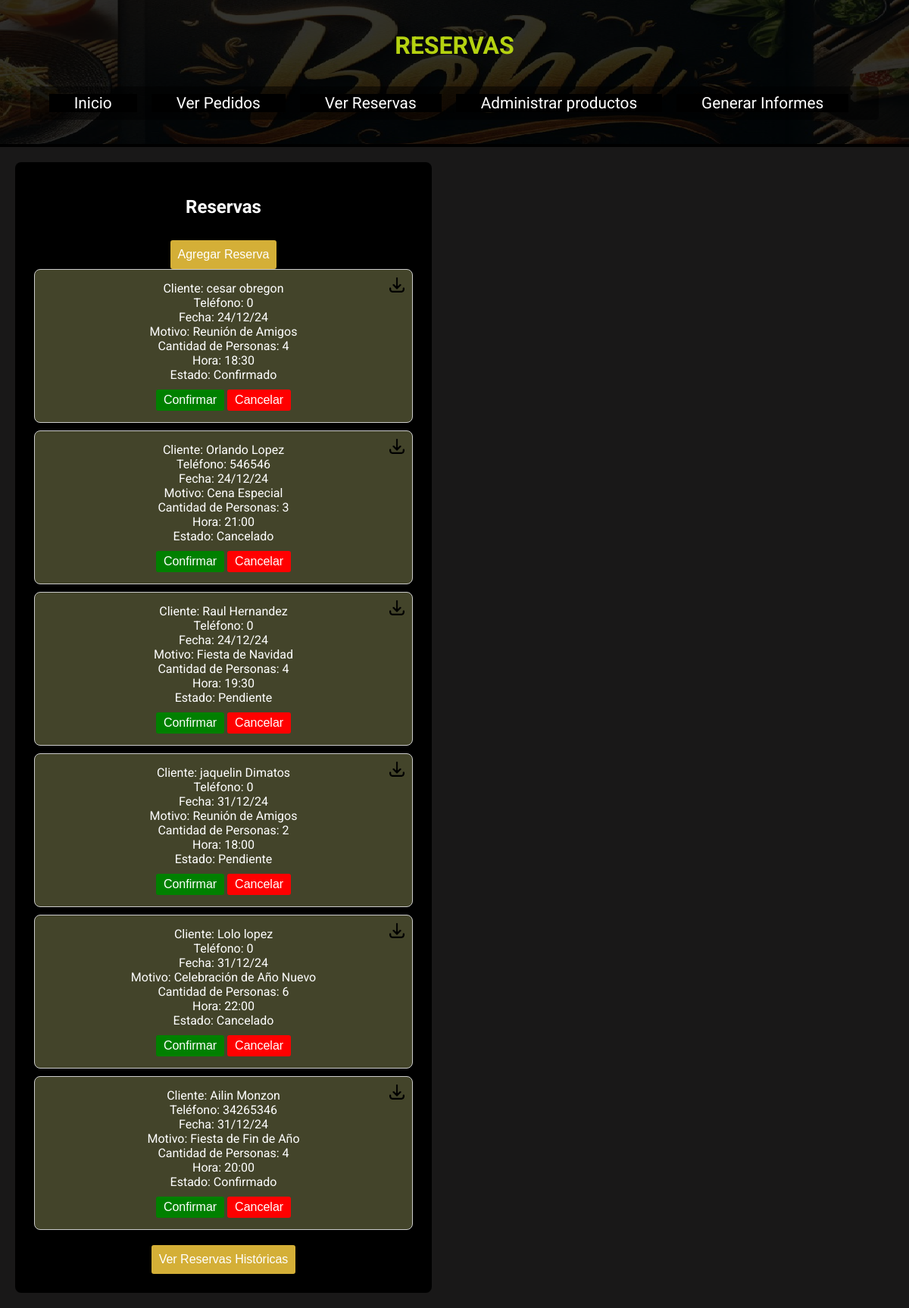
The page /vista_reserva.php on the database its author committed.
### tables this page shows
CREATE TABLE `reservas` (
  `id_reserva` int(11) NOT NULL,
  `id_cliente` int(11) NOT NULL,
  `cantidad_personas` varchar(11) NOT NULL,
  `fecha` date NOT NULL,
  `motivo` text NOT NULL,
  `estado` varchar(50) NOT NULL,
  `hora` time NOT NULL,
  `mesa_asignada` int(11) NOT NULL,
  `archivada` tinyint(4) NOT NULL
);

CREATE TABLE `clientes` (
  `id_cliente` int(11) NOT NULL,
  `nombre` varchar(30) NOT NULL,
  `apellido` varchar(30) NOT NULL,
  `email` varchar(30) NOT NULL,
  `clave` varchar(30) NOT NULL,
  `direccion` varchar(30) NOT NULL,
  `telefono` varchar(30) DEFAULT NULL
);

### reserva.php (called while the page is built, shortened)
<?php
class Reserva {
    private $conexion;
    public function __construct($conexion) {
        $this->conexion = $conexion;
    }
    public function obtenerReservasPosteriores($fechaActual) {
        $query = "
            SELECT
                r.id_reserva, r.fecha, r.motivo, r.cantidad_personas, r.hora, r.estado,
                c.nombre, c.apellido, c.telefono
            FROM
                reservas r
            JOIN
                clientes c
            ON
                r.id_cliente = c.id_cliente
            WHERE
                r.fecha >= :fechaActual AND r.archivada = 0
            GROUP BY
                r.id_reserva DESC";
        $stmt = $this->conexion->prepare($query);
        $stmt->bindParam(':fechaActual', $fechaActual);
        $stmt->execute();
        return $stmt->fetchAll(PDO::FETCH_ASSOC);
    }
}
?>

### vista_reserva.php (the view, shortened to what this page needs)
<?php
require_once 'reserva.php';
$conexion = new Conexion();
$reservaModel = new Reserva($conexion);
$fechaActual = date('Y-m-d');
$reservas = $reservaModel->obtenerReservasPosteriores($fechaActual);
?>
<!DOCTYPE html>
<html lang="es">
<head>
    <link rel="stylesheet" href="css/style.css">
    <link rel="stylesheet" href="css/calendario.css">
    <link href='https://cdn.jsdelivr.net/npm/fullcalendar@5.11.0/main.min.css' rel='stylesheet' />
</head>
<body>
<header id="banner-container">
    <img src="Images/bannner.png" alt="Banner de Boha Restaurante" id="banner">
    <h1>RESERVAS</h1>
    <nav>
        <ul>
            <li><a href="index.php">Inicio</a></li>
            <li><a href="pedidos.php">Ver Pedidos</a></li>
            <li><a href="vista_reserva.php">Ver Reservas</a></li>
            <li><a href="administrarMenu.php">Administrar productos</a></li>
            <li><a href="informes.html">Generar Informes</a></li>
        </ul>
    </nav>
</header>
<div class="contenedor">
    <div class="lista-reservas">
        <h2>Reservas</h2>
        <button class="btn" onclick="abrirModal()">Agregar Reserva</button>
        <?php if (!empty($reservas) ): ?>
            <?php foreach ($reservas as $reserva): ?>
                <div class="reserva-item">
                    <div>
                    <a href="reservas_historicas.php?id_reserva=<?php echo htmlspecialchars($reserva['id_reserva']); ?>" class="archivar-btn">
                            <img src='Images/archivar.ico' alt='Archivar' class='icono-archivar'>
                        </a>
                        <p>Cliente: <?php echo $reserva['nombre'] . ' ' . $reserva['apellido']; ?></p>
                        <p>Teléfono: <?php echo $reserva['telefono']; ?></p>
                        <p>Fecha: <?php echo date("d/m/y", strtotime($reserva['fecha'])); ?></p>
                        <p>Motivo: <?php echo ucfirst($reserva['motivo']); ?></p>
                        <p>Cantidad de Personas: <?php echo $reserva['cantidad_personas']; ?></p>
                        <p>Hora: <?php echo date("H:i", strtotime($reserva['hora'])); ?></p>
                        <p>Estado: <?php echo ucfirst($reserva['estado']); ?></p>
                    </div>
                    <div class="botones">
                        <button class="confirmar" onclick="abrirModalConfirmacion(<?php echo $reserva['id_reserva']; ?>, 'confirmar')">Confirmar</button>
                        <button class="cancelar" onclick="abrirModalConfirmacion(<?php echo $reserva['id_reserva']; ?>, 'cancelar')">Cancelar</button>
                    </div>
                </div>
            <?php endforeach; ?>
        <?php else: ?>
            <p>No hay reservas disponibles.</p>
        <?php endif; ?>
        <button class="btn" onclick="abrirModalHistorico()">Ver Reservas Históricas</button>
    </div>
    <div id="calendar"></div>
</div>
</body>
</html>

### css/style.css (style rules this page uses)
body { font-family: 'Roboto', sans-serif; background-color: #000000; color: #ffffff; margin: 0; padding: 0; text-align: center; }
header { width: 100%; text-align: center; margin: 0; padding: 0; }
#banner-container { position: relative; text-align: center; color: white; }
#banner { width: 100%; height: 190px; opacity: 0.2; object-fit: cover; }
#banner-container h1 { position: absolute; top: 20%; left: 50%; transform: translate(-50%, -50%); font-size: 2,7em; color: #b5d211; }
nav { position: absolute; top: 70%; left: 50%; transform: translate(-50%, -50%); background-color: rgba(0, 0, 0, 0.5); padding: 10px 20px; border-radius: 5px; width: 90%; text-align: center; }
nav ul { list-style-type: none; margin: 0; padding: 0; overflow: hidden; }
nav ul li { display: inline; margin-right: 15px; }
nav ul li a { padding: 15px 15px; color: white; text-decoration: none; font-size: 1.3em; border: 13px solid black; border-radius: 13px; background-color: rgba(0, 0, 0, 0.7); }
.contenedor { display: flex; justify-content: space-around; padding: 20px; gap: 20px; background-color: rgb(25, 24, 24); }
nav ul li a { color: #fff; text-decoration: none; padding: 20px 20px; background-color: #000; border-radius: 8px; transition: background-color 0.3s; }
form input[type="submit"], button { background-color: #93939a; color: #3e3d3d; padding: 10px 20px; border: none; border-radius: 4px; cursor: pointer; margin-top: 10px; transition: background-color 0.3s; }

### css/calendario.css (style rules this page uses)
.confirmar { background-color: green; color: white; }
.cancelar { background-color: red; color: white; }
.lista-reservas { max-width: 500px; width: 700px; margin: 15 auto; padding: 25px; background-color: #000000; border-radius: 8px; }
.reserva-item { position: relative; padding: 15px; margin-bottom: 10px; background-color: #45462cf8; border: 1px solid #ccc; border-radius: 8px; }
.reserva-item p { margin: 0; }
.botones { display:block; gap: 10px; }
.confirmar, .cancelar { padding: 5px 10px; cursor: pointer; border: none; }
input[type="submit"], button { background-color: #d4af37; color: white; border: none; padding: 10px; cursor: pointer; border-radius: 3px; font-size: 16px; }
#calendar { width: 50%; max-width: 100%; height: auto; margin: 0 auto; overflow: hidden; }
.archivar-btn { position: absolute; top: 10px; right: 10px; cursor: pointer; }
.icono-archivar { width: 20px; height: 20px; display: block; }

### rows shown on the page
reservas: id_cliente.nombre "cesar", id_cliente.apellido "obregon", id_cliente.telefono "0", fecha "24/12/24", motivo "Reunión de Amigos", cantidad_personas "4", hora "18:30", estado "Confirmado"
reservas: id_cliente.nombre "Orlando", id_cliente.apellido "Lopez", id_cliente.telefono "546546", fecha "24/12/24", motivo "Cena Especial", cantidad_personas "3", hora "21:00", estado "Cancelado"
reservas: id_cliente.nombre "Raul", id_cliente.apellido "Hernandez", id_cliente.telefono "0", fecha "24/12/24", motivo "Fiesta de Navidad", cantidad_personas "4", hora "19:30", estado "Pendiente"
reservas: id_cliente.nombre "jaquelin", id_cliente.apellido "Dimatos", id_cliente.telefono "0", fecha "31/12/24", motivo "Reunión de Amigos", cantidad_personas "2", hora "18:00", estado "Pendiente"
reservas: id_cliente.nombre "Lolo", id_cliente.apellido "lopez", id_cliente.telefono "0", fecha "31/12/24", motivo "Celebración de Año Nuevo", cantidad_personas "6", hora "22:00", estado "Cancelado"
reservas: id_cliente.nombre "Ailin", id_cliente.apellido "Monzon", id_cliente.telefono "34265346", fecha "31/12/24", motivo "Fiesta de Fin de Año", cantidad_personas "4", hora "20:00", estado "Confirmado"
